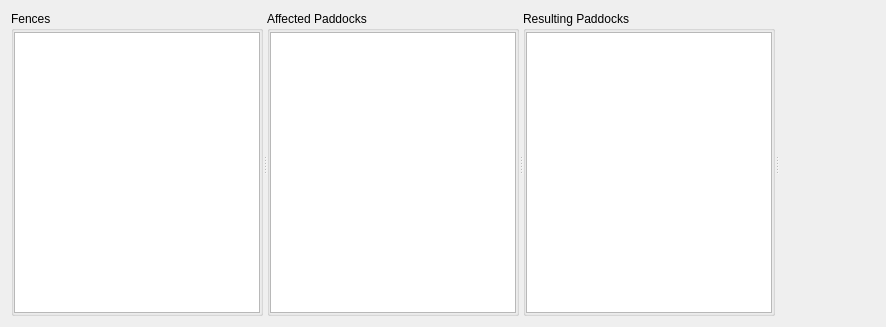
<?xml version="1.0" encoding="UTF-8"?>
<ui version="4.0">
 <class>FenceWidgetBase</class>
 <widget class="QWidget" name="FenceWidgetBase">
  <property name="geometry">
   <rect>
    <x>0</x>
    <y>0</y>
    <width>886</width>
    <height>327</height>
   </rect>
  </property>
  <property name="sizePolicy">
   <sizepolicy hsizetype="Expanding" vsizetype="MinimumExpanding">
    <horstretch>0</horstretch>
    <verstretch>0</verstretch>
   </sizepolicy>
  </property>
  <property name="windowTitle">
   <string>Form</string>
  </property>
  <layout class="QVBoxLayout" name="verticalLayout" stretch="0">
   <property name="leftMargin">
    <number>11</number>
   </property>
   <property name="topMargin">
    <number>11</number>
   </property>
   <property name="rightMargin">
    <number>11</number>
   </property>
   <property name="bottomMargin">
    <number>11</number>
   </property>
   <item>
    <widget class="QSplitter" name="splitter">
     <property name="sizePolicy">
      <sizepolicy hsizetype="Expanding" vsizetype="MinimumExpanding">
       <horstretch>0</horstretch>
       <verstretch>0</verstretch>
      </sizepolicy>
     </property>
     <property name="orientation">
      <enum>Qt::Horizontal</enum>
     </property>
     <widget class="QGroupBox" name="fenceListGroupBox">
      <property name="sizePolicy">
       <sizepolicy hsizetype="Expanding" vsizetype="MinimumExpanding">
        <horstretch>0</horstretch>
        <verstretch>0</verstretch>
       </sizepolicy>
      </property>
      <property name="title">
       <string>Fences</string>
      </property>
      <layout class="QVBoxLayout" name="fencesVerticalLayout">
       <property name="spacing">
        <number>0</number>
       </property>
       <property name="leftMargin">
        <number>0</number>
       </property>
       <property name="topMargin">
        <number>1</number>
       </property>
       <property name="rightMargin">
        <number>0</number>
       </property>
       <property name="bottomMargin">
        <number>0</number>
       </property>
       <item>
        <widget class="FenceTable" name="fenceTable">
         <property name="sizePolicy">
          <sizepolicy hsizetype="Expanding" vsizetype="Expanding">
           <horstretch>0</horstretch>
           <verstretch>0</verstretch>
          </sizepolicy>
         </property>
        </widget>
       </item>
      </layout>
     </widget>
     <widget class="QGroupBox" name="affectedPaddocksGroupBox">
      <property name="sizePolicy">
       <sizepolicy hsizetype="Expanding" vsizetype="MinimumExpanding">
        <horstretch>0</horstretch>
        <verstretch>0</verstretch>
       </sizepolicy>
      </property>
      <property name="title">
       <string>Affected Paddocks</string>
      </property>
      <layout class="QVBoxLayout" name="affectedPaddocksVerticalLayout">
       <property name="leftMargin">
        <number>0</number>
       </property>
       <property name="topMargin">
        <number>1</number>
       </property>
       <property name="rightMargin">
        <number>0</number>
       </property>
       <property name="bottomMargin">
        <number>0</number>
       </property>
       <item>
        <widget class="BasePaddockTable" name="affectedPaddocksTable">
         <property name="sizePolicy">
          <sizepolicy hsizetype="Expanding" vsizetype="Expanding">
           <horstretch>0</horstretch>
           <verstretch>0</verstretch>
          </sizepolicy>
         </property>
        </widget>
       </item>
      </layout>
     </widget>
     <widget class="QGroupBox" name="resultingPaddocksGroupBox">
      <property name="sizePolicy">
       <sizepolicy hsizetype="Expanding" vsizetype="MinimumExpanding">
        <horstretch>0</horstretch>
        <verstretch>0</verstretch>
       </sizepolicy>
      </property>
      <property name="title">
       <string>Resulting Paddocks</string>
      </property>
      <layout class="QVBoxLayout" name="resultingPaddocksVerticalLayout">
       <property name="leftMargin">
        <number>0</number>
       </property>
       <property name="topMargin">
        <number>1</number>
       </property>
       <property name="rightMargin">
        <number>0</number>
       </property>
       <property name="bottomMargin">
        <number>0</number>
       </property>
       <item>
        <widget class="BasePaddockTable" name="resultingPaddocksTable">
         <property name="sizePolicy">
          <sizepolicy hsizetype="Expanding" vsizetype="Expanding">
           <horstretch>0</horstretch>
           <verstretch>0</verstretch>
          </sizepolicy>
         </property>
        </widget>
       </item>
      </layout>
     </widget>
     <widget class="QWidget" name="spacerWidget" native="true">
      <property name="sizePolicy">
       <sizepolicy hsizetype="Expanding" vsizetype="Expanding">
        <horstretch>0</horstretch>
        <verstretch>0</verstretch>
       </sizepolicy>
      </property>
     </widget>
    </widget>
   </item>
  </layout>
 </widget>
 <customwidgets>
  <customwidget>
   <class>FenceTable</class>
   <extends>QTableView</extends>
   <header>mlapp/src/widgets/feature_table/fence_table</header>
  </customwidget>
  <customwidget>
   <class>BasePaddockTable</class>
   <extends>QTableView</extends>
   <header>mlapp/src/widgets/feature_table/base_paddock_table</header>
  </customwidget>
 </customwidgets>
 <resources/>
 <connections/>
</ui>
